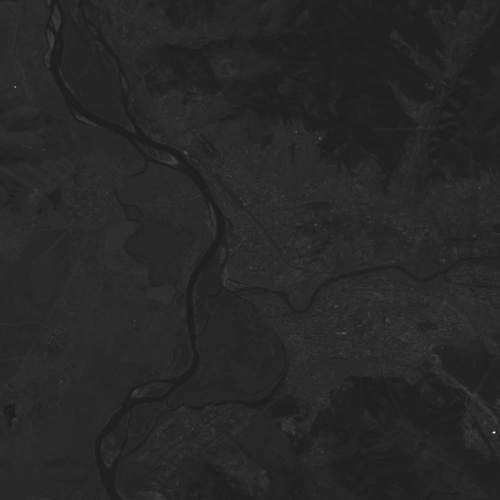
//> input picture lr2/src/data/RED.jpg, 500 x 500 px; the run also reads 1 picture not shown here
$ ./main   (built with g++ and OpenCV 4)
//> lines starting //> are read from the running program, lines starting //| are printed output that depends on the picture; after the words box and inside, x2 and y2 are one past the last pixel; in counts of white or black regions, pixels touching at a corner belong together
#include <iostream>
#include <fstream>
#include <map>
#include <opencv2/core.hpp>
#include <opencv2/highgui.hpp>
#include <opencv2/imgproc/imgproc.hpp>
#include <opencv2/opencv.hpp>

using namespace std;
using namespace cv;

int main(){

	Mat red = imread("../data/RED.jpg");
//> red is the input picture: 500 rows x 500 cols, CV_8UC3; min 26, max 255, mean 39.3
	Mat nir = imread("../data/NIR.jpg");

	if(red.empty() || nir.empty()) {
		std::cout << "Error: the image has been incorrectly loaded." << endl;
		return 0;
	}

	//no proper way to load 32f by default
	Mat red32f, nir32f, ndvi;
	red.convertTo(red32f, CV_32F, 1.0/255.0);
	nir.convertTo(nir32f, CV_32F, 1.0/255.0);

	ndvi = (nir32f-red32f) / (nir32f+red32f);
	Mat nirMinusRed = nir32f-red32f;
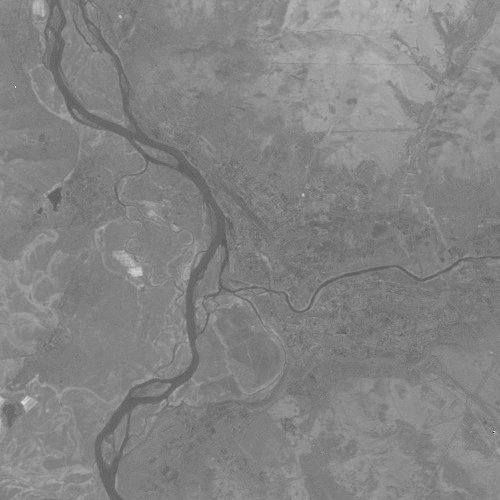
//> nirMinusRed: 500 rows x 500 cols, CV_32FC3; min -0.145, max 0.196, mean 0.0318; drawn with min black and max white
	Mat nirPlusRed = nir32f+red32f;

	putText(nirMinusRed, "NIR - RED", Point(10, 50), FONT_HERSHEY_DUPLEX, 1.0, CV_RGB(255, 255, 255));
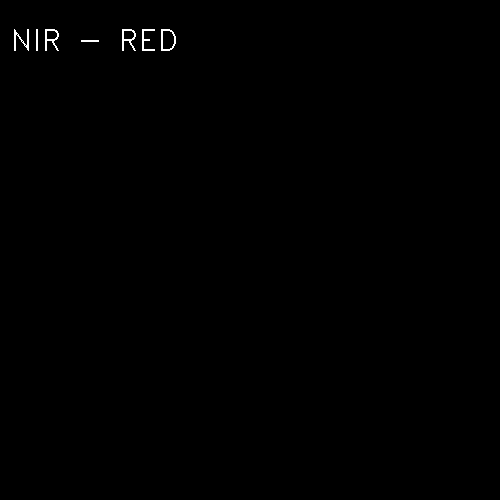
//> nirMinusRed: 500 rows x 500 cols, CV_32FC3; 0.26% of pixels changed, all inside (x1, y1, x2, y2) = (14, 29, 176, 51); drawn with min black and max white
	putText(nirPlusRed, "RED + NIR", Point(10, 50), FONT_HERSHEY_DUPLEX, 1.0, CV_RGB(255, 255, 255));
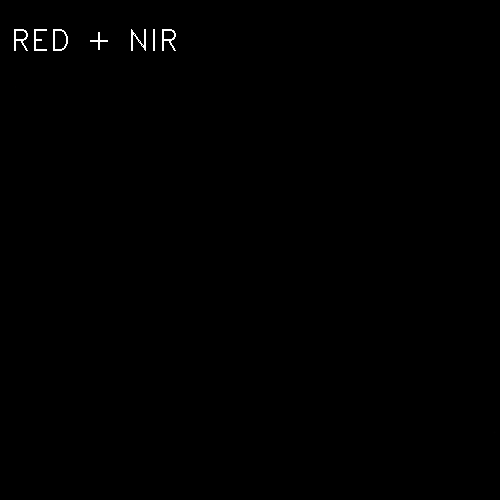
//> nirPlusRed: 500 rows x 500 cols, CV_32FC3; min 0.22, max 255, mean 1
	putText(ndvi, "NDVI", Point(10, 50), FONT_HERSHEY_DUPLEX, 1.0, CV_RGB(255, 255, 255));
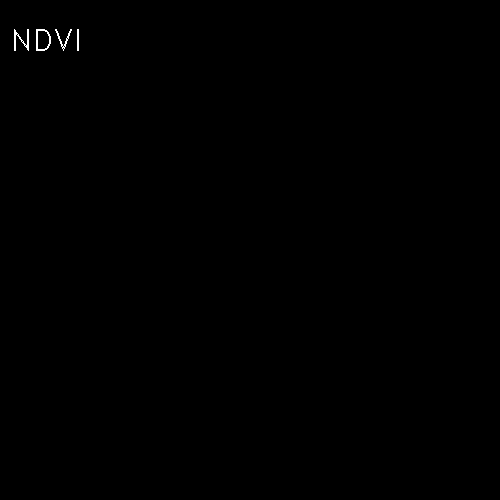
//> ndvi: 500 rows x 500 cols, CV_32FC3; min -0.115, max 255, mean 0.5; drawn with min black and max white

	nirMinusRed.convertTo(nirMinusRed, CV_8U, 255.0);
//> nirMinusRed: 500 rows x 500 cols, CV_8UC3
	nirPlusRed.convertTo(nirPlusRed, CV_8U, 255.0);
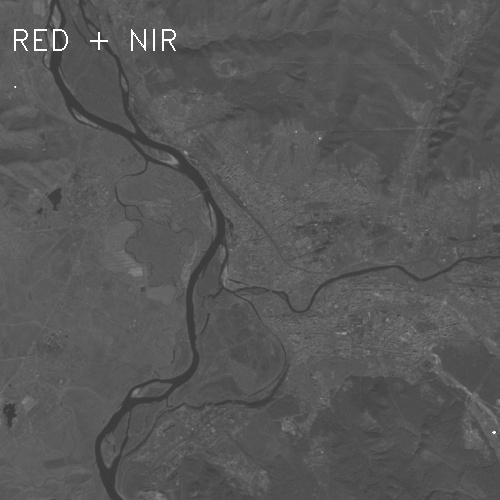
//> nirPlusRed: 500 rows x 500 cols, CV_8UC3; min 56, max 255, mean 87.2
	ndvi.convertTo(ndvi, CV_8U, 255.0);
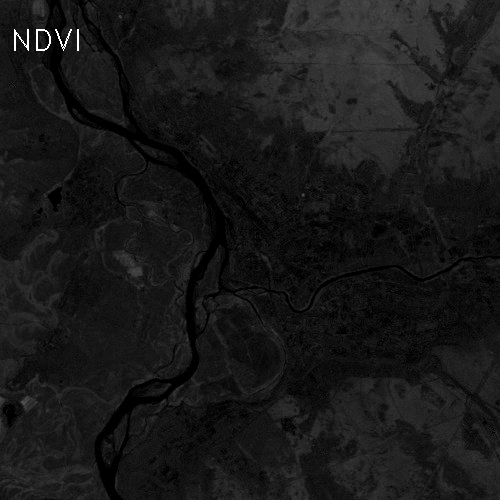
//> ndvi: 500 rows x 500 cols, CV_8UC3; min 0, max 255, mean 24.4

	Mat colorNdvi = ndvi.clone();
	normalize(colorNdvi, colorNdvi, 0, 255, NORM_MINMAX, CV_8UC1);
	applyColorMap(colorNdvi, colorNdvi, COLORMAP_HSV);
	putText(colorNdvi, "NDVI color", Point(10, 50), FONT_HERSHEY_DUPLEX, 1.0, CV_RGB(0, 0, 0));
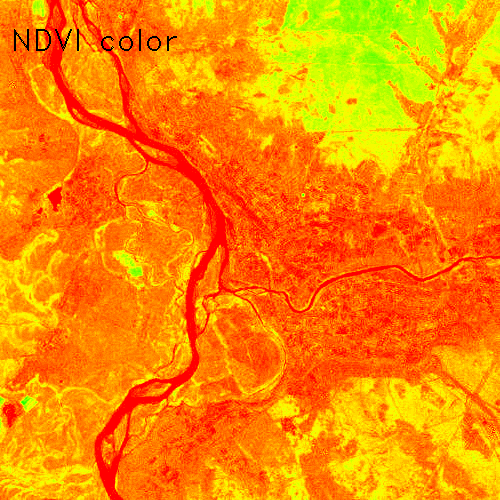
//> colorNdvi: 500 rows x 500 cols, CV_8UC3; mean B, G, R 0, 139.1, 249.4

	imshow("nir-red", nirMinusRed);
	imshow("nir+red", nirPlusRed);
	imshow("ndvi", ndvi);
	imshow("color ndvi", colorNdvi);

	imwrite("NIR-RED.jpg", nirMinusRed);
	imwrite("RED+NIR.jpg", nirPlusRed);
	imwrite("NDVI.jpg", ndvi);
	imwrite("NDVI_COLOR.jpg", colorNdvi);


	waitKey(0);
	return 0;
}
